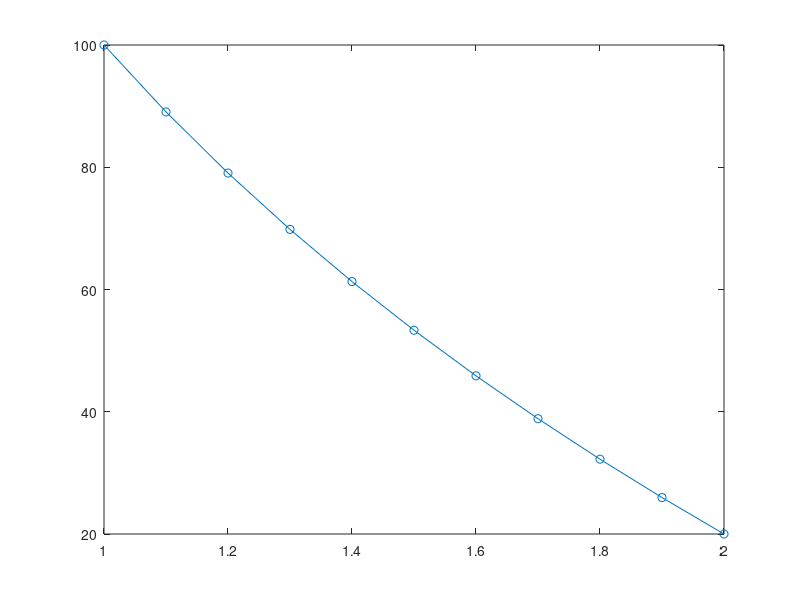

Recreate this plot in MATLAB.
clear
close all
clc


##----------------------------------FUNCTION DEFINATIONS-------------------------##

function x = GetNodePoints(n,end_point,starting_point)
  for i = 1:n
    x(i) = (end_point-starting_point) * (i-1)/(n-1) + starting_point;
  end
endfunction

function icon = GetConnectivityMatrix(n)
  for i=1:n
    icon(i,1) = i;
    icon(i,2) = i+1;
  end
endfunction

function [kg, fg] = InitializeForceStiffnessMatrices(n)
  kg = zeros(n,n);
  fg = zeros(n,1);
endfunction

function [wgp,egp] = InitializeGaussPoints
  wgp = [1 1];
  egp = [-1 1]/sqrt(3);
endfunction

function u = GetDisplacementVector(kg,fg)
  u = inv(kg)*fg;
endfunction

function xx = GetNodePointsAssociatedWithElement(icon,element,approximation)
  for i = 1:(approximation+1)
    xx(i) = icon(element,i);
  end
endfunction

function [xx,Nmat,Bmat] = GetShapeFunctionLinearApproximation(x,n,gaussPoint)
  xx = (x(n(1))+x(n(end)))/2 + (x(n(1))-x(n(end)))/2 * gaussPoint;
  Bmat = [-1/(x(n(2))-x(n(1)))   1/(x(n(2))-x(n(1)))];
  Nmat = [(x(n(2))-xx)/(x(n(2))-x(n(1)))    (xx-x(n(1)))/(x(n(2))-x(n(1)))];
endfunction

function [kg,fg] = BoundaryConditionProcessOfElimination(kg,fg,ibc,bc)
  fg = fg - kg(:,ibc)*bc;
  fg(ibc) = bc;
  kg(:,ibc) = 0;
  kg(ibc,:) = 0;
  kg(ibc , ibc) = 1;
endfunction

function iv = GetAssemblyVector(n)
  for i = 1:length(n)
    iv(i) = n(i);
  end
endfunction

##------------------------------------------------------------------------------##

function rootMeanSquare = GetRootMeanSquareErrorInDisplacement(x,u,n)
  rootMeanSquare = 0;
  for i = 1:n
    y(i) = ((401 - x(i)*x(i))*log(2) - 317*log(x(i)))/log(16);
    rootMeanSquare+=(u(i) - y(i))*(u(i) - y(i));
  end
  rootMeanSquare = sqrt(rootMeanSquare/n);
  analytical_temperature = y'
endfunction

##--------------------------------MAIN FUNCTION---------------------------------##

numberOfElements = 10;
numberOfNodes = numberOfElements + 1;

x = GetNodePoints(numberOfNodes,2,1)

connectivityMatrix = GetConnectivityMatrix(numberOfElements);

[weightOfGaussPoints,gaussPoints] = InitializeGaussPoints();

[globalStiffnessMatrix , forceVector] = InitializeForceStiffnessMatrices(numberOfNodes);


for element = 1:numberOfElements
  n = GetNodePointsAssociatedWithElement(connectivityMatrix,element,1);
  [kloc,floc] = InitializeForceStiffnessMatrices(2);
  for igp = 1:length(weightOfGaussPoints)
    [xx,Nmat,Bmat] = GetShapeFunctionLinearApproximation(x,n,gaussPoints(igp));
    kloc = kloc + (Bmat'*Bmat*xx) * (x(n(end))-x(n(1)))/2 * weightOfGaussPoints(igp);
    floc = floc + xx*Nmat'*(x(n(end))-x(n(1)))/2 * weightOfGaussPoints(igp);
  end
  iv = GetAssemblyVector(n);
  forceVector(iv) = forceVector(iv) + floc;
  globalStiffnessMatrix(iv,iv) = globalStiffnessMatrix(iv,iv) + kloc;
end
forceVector(end) = 725.117;
[globalStiffnessMatrix,forceVector] = BoundaryConditionProcessOfElimination(globalStiffnessMatrix,forceVector,1,100);
[globalStiffnessMatrix,forceVector] = BoundaryConditionProcessOfElimination(globalStiffnessMatrix,forceVector,numberOfNodes,20);
numerical_temperature = GetDisplacementVector(globalStiffnessMatrix,forceVector)
rootMeanSquare = GetRootMeanSquareErrorInDisplacement(x,numerical_temperature,numberOfNodes)
plot(x,numerical_temperature,'-o')
  ##--------------------------------------------------------------------------------##



